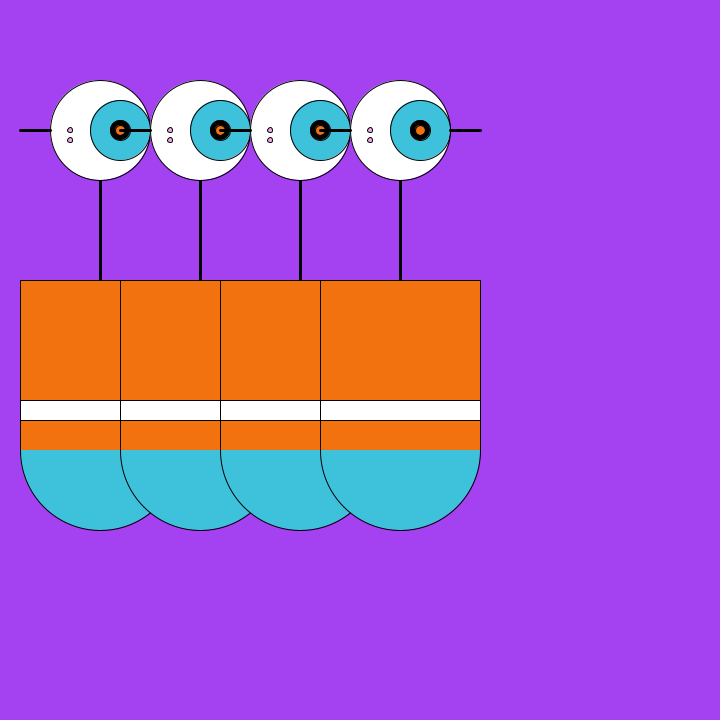
Frame 1 (no input)
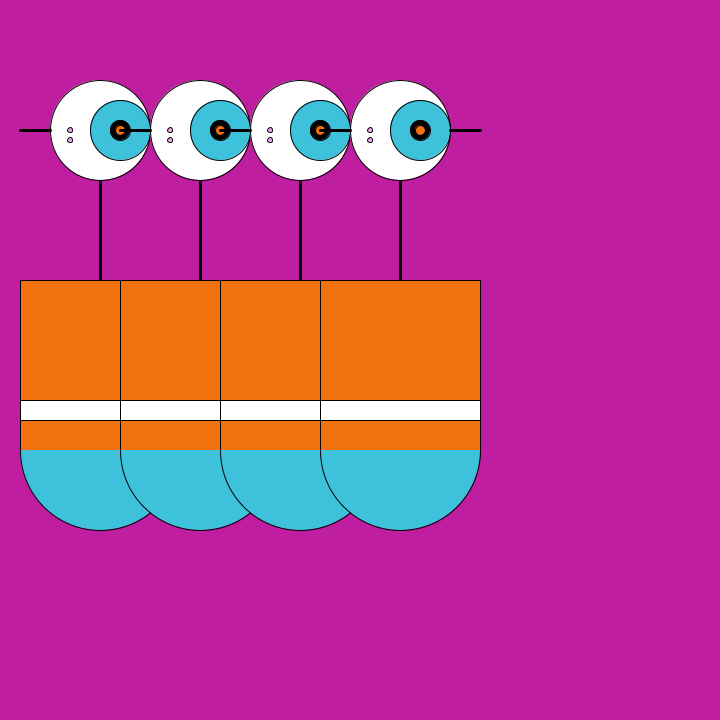
Frame 60 (the mouse pressed at the canvas centre just before this capture)
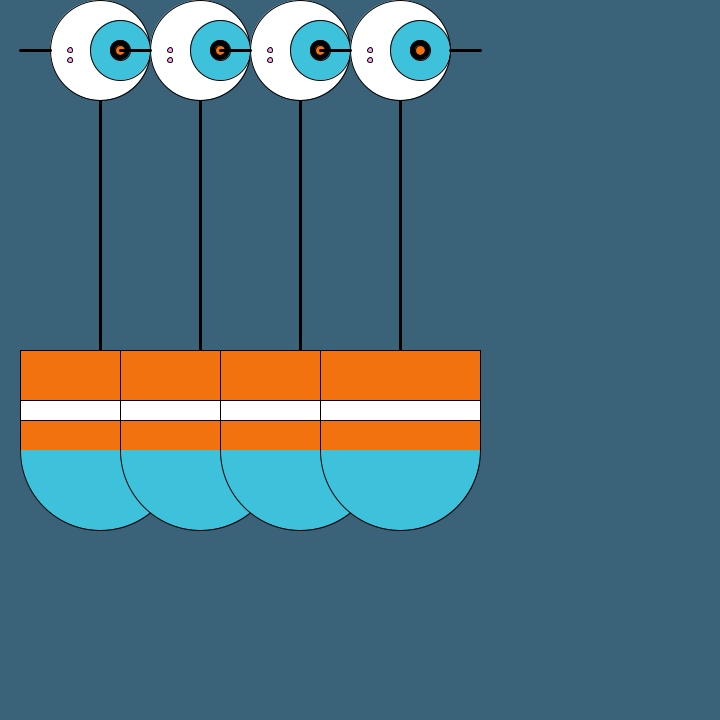
Frame 120 (the mouse held since frame 60 and released just before this capture)

The Processing sketch that drew these frames (run headless with seeded random() and noise(); from frame 60 on, the mouse is pressed at the canvas centre):

// Processing sketch: processing_59039
// ── processing_59039.pde

float x = 160;
float y = 480;
int bodyHeight = 250;
int neckHeight = 20;
int radius = 50;



void setup() {
  
  size(720, 720);
  smooth();
  strokeWeight(1);
  ellipseMode(RADIUS);
  frameRate (5);
}
  

  
  
 void draw() {
   
  float r = random (0, 255);
  float g = random (0, 255);
  float b = random (0, 255);
  background(r, g, b);
  
 
   int targetX = mouseX;
  
   if (mousePressed) {
     neckHeight = 170;
     bodyHeight = 180;
   } else {
     neckHeight = 20;
     bodyHeight = 250;
   }
  
  myDrawRobot(100);
  myDrawRobot(200);
  myDrawRobot(300);
  myDrawRobot(400);
 } 
 
 
  
void myDrawRobot (int x) {

  

    float ny = y - bodyHeight - neckHeight - radius;
   
    //neck
    strokeWeight(3);
    fill(255);
    line(x, ny-30, x, y-bodyHeight+50);

    //head
    strokeWeight(1);
    fill(255);
    ellipse(x, ny-30, radius, radius);
    //blue eye
    fill(62, 194, 219);
    ellipse(x+20, ny-30, 30, 30);
    //black eye
    fill(0);
    ellipse(x+20, ny-30, 10, 10);
    //orange eye
    fill(242, 114, 15);
    ellipse(x+20, ny-30, 5, 5);
    //two white eye
    fill(245, 168, 235);
    ellipse(x-30, ny-20, 2.5, 2.5);
    ellipse(x-30, ny-30, 2.5, 2.5);

    //antennae
    strokeWeight(3);
    line(x-80, ny-30, x-50, ny-30);
    line(x+50, ny-30, x+80, ny-30);

    //body
    fill(242, 114, 15);
    strokeWeight(1);
    rect(x-80, y-bodyHeight+50, 160, bodyHeight-80);
    //bottom
    fill(62, 194, 219);
    arc(x, y-30, 80, 80, 0, radians(180));
    //white belt
    fill(255);
    rect(x-80, y-80, 160, 20);
}



 


  
